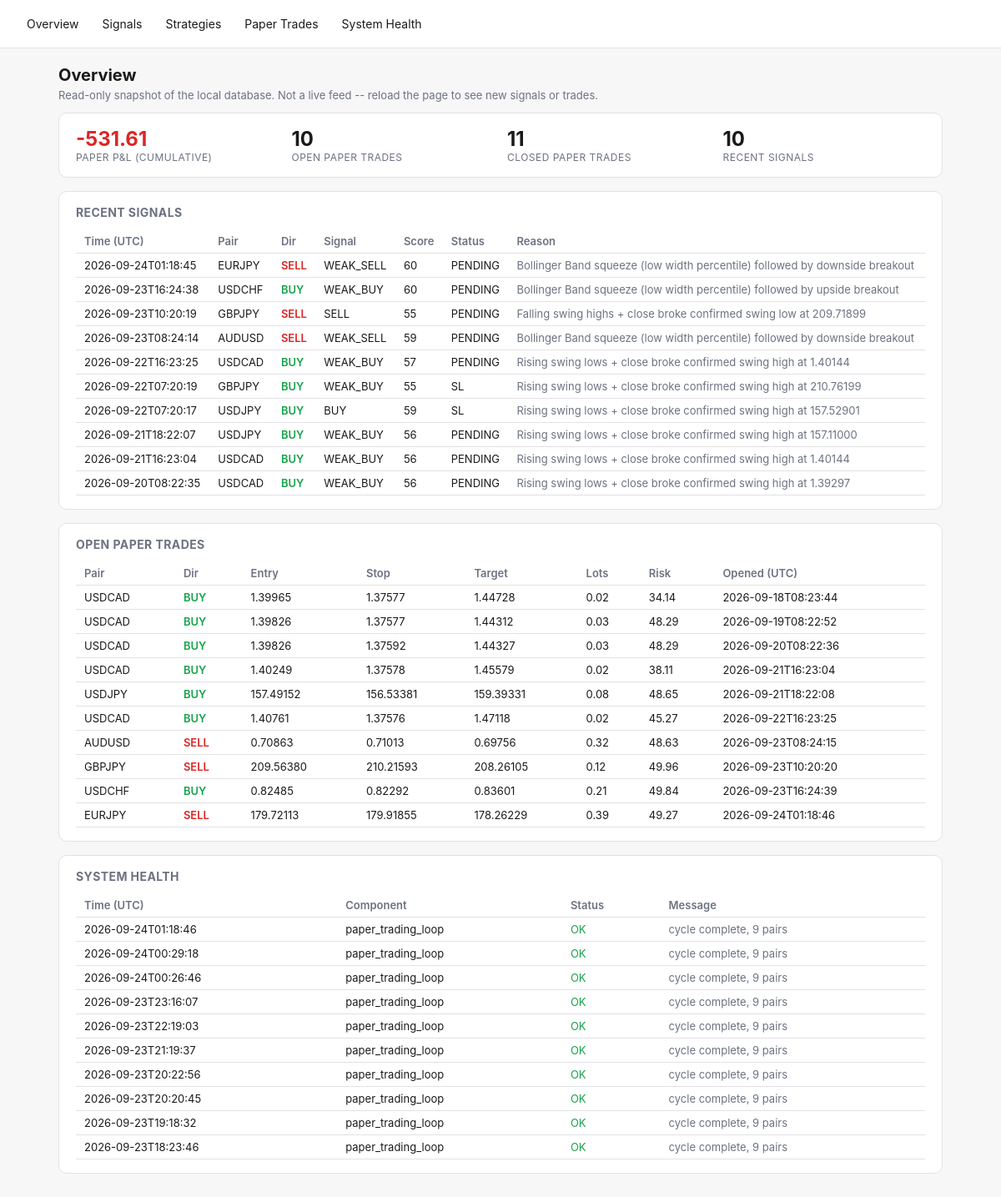
Before: / with the older database file.
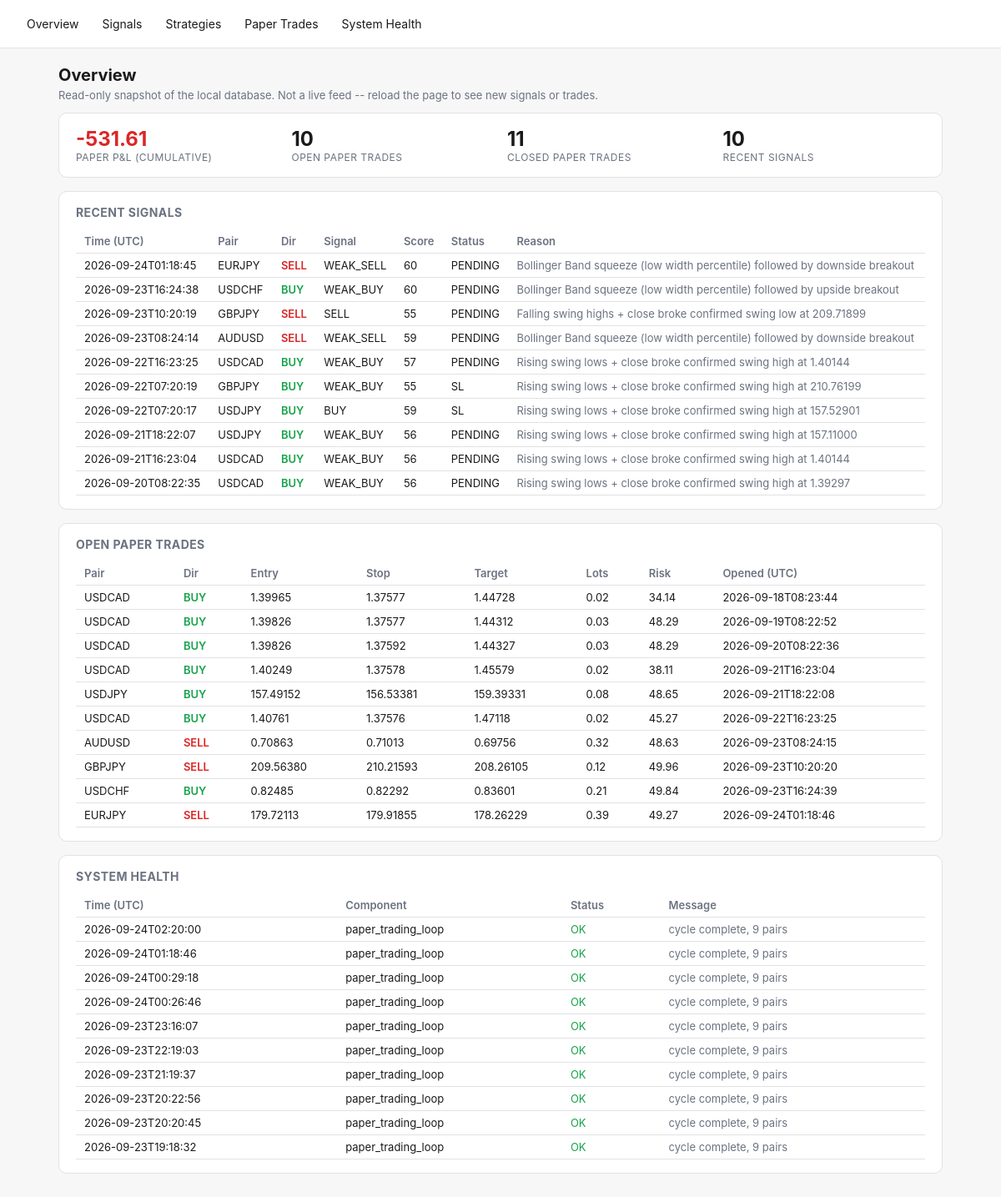
After: the same page with the newer database file.
### tables this page shows
CREATE TABLE signals (
    id TEXT PRIMARY KEY,
    pair TEXT NOT NULL,
    direction TEXT NOT NULL,
    overall_signal TEXT NOT NULL,
    score REAL NOT NULL,
    entry_low REAL, entry_high REAL, stop_loss REAL,
    take_profit_1 REAL, take_profit_2 REAL,
    spread_pips REAL,
    regime TEXT,
    strategies_agree_json TEXT,
    reason TEXT,
    status TEXT NOT NULL DEFAULT 'PENDING',
    created_at TEXT NOT NULL
, timeframe TEXT NOT NULL DEFAULT 'H4');

CREATE TABLE signal_outcomes (
    signal_id TEXT PRIMARY KEY REFERENCES signals(id),
    resolved_at TEXT,
    outcome TEXT,          -- TP | SL | EXPIRED | INVALIDATED
    exit_price REAL,
    pnl_r REAL
);

CREATE TABLE paper_trades (
    id INTEGER PRIMARY KEY AUTOINCREMENT,
    signal_id TEXT REFERENCES signals(id),
    pair TEXT NOT NULL,
    direction TEXT NOT NULL,
    entry_time TEXT NOT NULL,
    entry_price REAL NOT NULL,
    stop_loss REAL NOT NULL,
    take_profit REAL NOT NULL,
    lots REAL,                 -- position size at entry (fx_engine.position_sizing), if it could be computed
    risk_amount REAL,          -- dollar amount risked at entry, lots * stop_distance * pip_value
    exit_time TEXT,
    exit_price REAL,
    exit_reason TEXT,
    pnl_r REAL,
    pnl_amount REAL,           -- real dollar P&L = pnl_r * risk_amount (NULL if risk_amount unknown)
    created_at TEXT NOT NULL
, timeframe TEXT NOT NULL DEFAULT 'H4');

CREATE TABLE system_health (
    id INTEGER PRIMARY KEY AUTOINCREMENT,
    component TEXT NOT NULL,
    status TEXT NOT NULL,       -- OK | WARN | ERROR
    message TEXT,
    checked_at TEXT NOT NULL
);

### fx_engine/dashboard.py (the view)
    @app.route("/")
    def overview():
        d = get_db()
        signals = d.recent_signals(limit=10)
        health = d.recent_health(limit=10)
        open_trades = d.open_paper_trades()
        curve = d.paper_equity_curve()
        latest_equity = curve[-1]["cumulative"] if curve else 0.0
        return render_template(
            "overview.html", signals=signals, health=health, open_trades=open_trades,
            latest_equity=latest_equity, total_closed=len(curve),
        )

### fx_engine/db.py (called while the page is built)
    @contextmanager
    def _conn(self):
        conn = sqlite3.connect(self.path)
        conn.row_factory = sqlite3.Row
        try:
            yield conn
            conn.commit()
        finally:
            conn.close()

    def open_paper_trades(self) -> list[dict]:
        with self._conn() as conn:
            rows = conn.execute("SELECT * FROM paper_trades WHERE exit_time IS NULL").fetchall()
        return [dict(r) for r in rows]

    def recent_signals(self, limit: int = 50) -> list[dict]:
        with self._conn() as conn:
            rows = conn.execute(
                """SELECT s.*, o.outcome, o.pnl_r AS outcome_pnl_r, o.exit_price AS outcome_exit_price
                   FROM signals s LEFT JOIN signal_outcomes o ON o.signal_id = s.id
                   ORDER BY s.created_at DESC LIMIT ?""",
                (limit,),
            ).fetchall()
        return [dict(r) for r in rows]

    def paper_equity_curve(self) -> list[dict]:
        with self._conn() as conn:
            rows = conn.execute(
                """SELECT exit_time, pnl_amount FROM paper_trades
                   WHERE exit_time IS NOT NULL AND pnl_amount IS NOT NULL
                   ORDER BY exit_time ASC"""
            ).fetchall()
        cumulative = 0.0
        curve = []
        for r in rows:
            cumulative += r["pnl_amount"]
            curve.append({"exit_time": r["exit_time"], "pnl_amount": r["pnl_amount"], "cumulative": cumulative})
        return curve

    def recent_health(self, limit: int = 50) -> list[dict]:
        with self._conn() as conn:
            rows = conn.execute(
                "SELECT * FROM system_health ORDER BY id DESC LIMIT ?", (limit,),
            ).fetchall()
        return [dict(r) for r in rows]

### fx_engine/templates/overview.html (shortened to what this page needs)
{% extends "base.html" %}
{% block content %}
<h1>Overview</h1>
<p class="lede">Read-only snapshot of the local database. Not a live feed -- reload the page to see new signals or trades.</p>
<div class="card stat-row">
  <div class="stat">
    <div class="value" style="color:{{ 'var(--green)' if latest_equity >= 0 else 'var(--red)' }}">{{ "%.2f"|format(latest_equity) }}</div>
    <div class="label">Paper P&amp;L (cumulative)</div>
  </div>
  <div class="stat"><div class="value">{{ open_trades|length }}</div><div class="label">Open paper trades</div></div>
  <div class="stat"><div class="value">{{ total_closed }}</div><div class="label">Closed paper trades</div></div>
  <div class="stat"><div class="value">{{ signals|length }}</div><div class="label">Recent signals</div></div>
</div>
<div class="card">
  <h2>Recent Signals</h2>
  <div class="overflow">
  <table>
    <tr><th>Time (UTC)</th><th>Pair</th><th>Dir</th><th>Signal</th><th>Score</th><th>Status</th><th>Reason</th></tr>
    {% for s in signals %}
    <tr>
      <td>{{ s.created_at[:19] }}</td>
      <td>{{ s.pair }}</td>
      <td class="{{ 'buy' if s.direction=='BUY' else 'sell' }}">{{ s.direction }}</td>
      <td>{{ s.overall_signal }}</td>
      <td>{{ "%.0f"|format(s.score) }}</td>
      <td>{{ s.status }}</td>
      <td class="muted">{{ s.reason }}</td>
    </tr>
    {% else %}
    <tr><td colspan="7" class="muted">No signals yet -- run `python -m fx_engine.main signal-once` or `paper`.</td></tr>
    {% endfor %}
  </table>
  </div>
</div>
<div class="card">
  <h2>Open Paper Trades</h2>
  <div class="overflow">
  <table>
    <tr><th>Pair</th><th>Dir</th><th>Entry</th><th>Stop</th><th>Target</th><th>Lots</th><th>Risk</th><th>Opened (UTC)</th></tr>
    {% for t in open_trades %}
    <tr>
      <td>{{ t.pair }}</td>
      <td class="{{ 'buy' if t.direction=='BUY' else 'sell' }}">{{ t.direction }}</td>
      <td>{{ "%.5f"|format(t.entry_price) }}</td>
      <td>{{ "%.5f"|format(t.stop_loss) }}</td>
      <td>{{ "%.5f"|format(t.take_profit) }}</td>
      <td>{{ t.lots if t.lots is not none else "-" }}</td>
      <td>{{ "%.2f"|format(t.risk_amount) if t.risk_amount is not none else "-" }}</td>
      <td>{{ t.entry_time[:19] }}</td>
    </tr>
    {% else %}
    <tr><td colspan="8" class="muted">No open paper trades.</td></tr>
    {% endfor %}
  </table>
  </div>
</div>
<div class="card">
  <h2>System Health</h2>
  <div class="overflow">
  <table>
    <tr><th>Time (UTC)</th><th>Component</th><th>Status</th><th>Message</th></tr>
    {% for h in health %}
    <tr>
      <td>{{ h.checked_at[:19] }}</td>
      <td>{{ h.component }}</td>
      <td class="{{ 'ok' if h.status=='OK' else ('warn' if h.status=='WARN' else 'error') }}">{{ h.status }}</td>
      <td class="muted">{{ h.message }}</td>
    </tr>
    {% else %}
    <tr><td colspan="4" class="muted">No health checks logged yet.</td></tr>
    {% endfor %}
  </table>
  </div>
</div>
{% endblock %}

### fx_engine/templates/base.html (shortened to what this page needs)
<!doctype html>
<html lang="en">
<head>
</head>
<body>
<nav>
  <a href="{{ url_for('overview') }}">Overview</a>
  <a href="{{ url_for('signals_page') }}">Signals</a>
  <a href="{{ url_for('strategies_page') }}">Strategies</a>
  <a href="{{ url_for('paper_trades_page') }}">Paper Trades</a>
  <a href="{{ url_for('health_page') }}">System Health</a>
</nav>
<main>
{% block content %}{% endblock %}
</main>
</body>
</html>

### fx_engine/templates/base.html (style rules this page uses)
:root { --bg:#f7f7f8; --fg:#1a1a1a; --card:#ffffff; --border:#e2e2e5; --accent:#2563eb; --green:#16a34a; --red:#dc2626; --amber:#d97706; --muted:#6b7280; }
* { box-sizing: border-box; }
body { margin:0; font-family:-apple-system,BlinkMacSystemFont,"Segoe UI",sans-serif; background:var(--bg); color:var(--fg); }
nav { display:flex; gap:4px; padding:12px 20px; border-bottom:1px solid var(--border); background:var(--card); flex-wrap:wrap; }
nav a { color:var(--fg); text-decoration:none; padding:8px 12px; border-radius:6px; font-size:14px; }
main { padding:20px; max-width:1100px; margin:0 auto; }
.card { background:var(--card); border:1px solid var(--border); border-radius:10px; padding:16px 20px; margin-bottom:16px; }
table { width:100%; border-collapse:collapse; font-size:13px; }
th, td { text-align:left; padding:6px 10px; border-bottom:1px solid var(--border); white-space:nowrap; }
th { color:var(--muted); font-weight:600; }
.buy { color:var(--green); font-weight:600; }
.sell { color:var(--red); font-weight:600; }
.ok { color:var(--green); }
.muted { color:var(--muted); }
.stat-row { display:flex; gap:16px; flex-wrap:wrap; }
.stat { flex:1; min-width:140px; }
.stat .value { font-size:24px; font-weight:700; }
.stat .label { font-size:12px; color:var(--muted); text-transform:uppercase; letter-spacing:.04em; }
h1 { font-size:20px; margin:0 0 4px; }
h2 { font-size:14px; margin:0 0 12px; color:var(--muted); text-transform:uppercase; letter-spacing:.03em; }
p.lede { color:var(--muted); font-size:13px; margin-top:0; }
.overflow { overflow-x:auto; }

Changed rows visible on the page:
no longer on this page (row unchanged): system_health: checked_at "2026-09-23T18:23:46", component "paper_trading_loop", status "OK", message "cycle complete, 9 pairs"
added system_health: checked_at "2026-09-24T02:20:00", component "paper_trading_loop", status "OK", message "cycle complete, 9 pairs"
